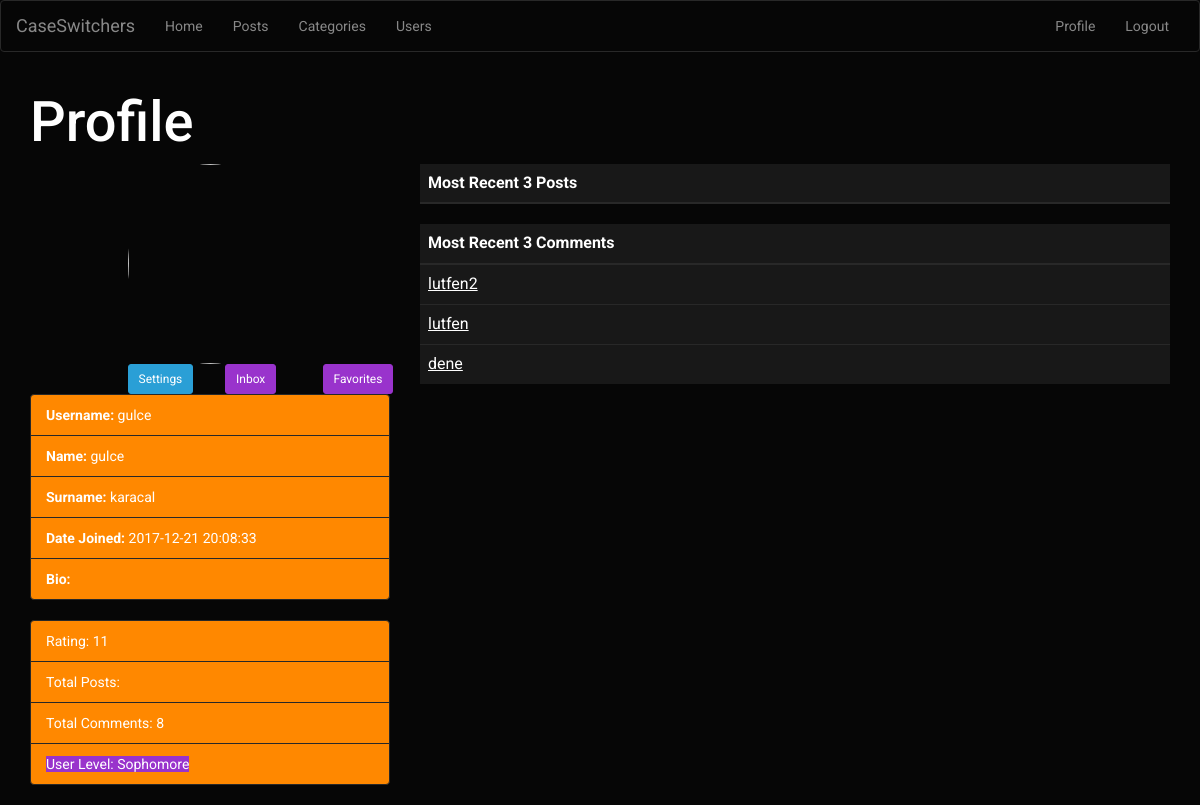
/profile.php?id=12 (signed in), run on the app's committed database.
### tables this page shows
CREATE TABLE `user` (
  `userID` int(11) NOT NULL,
  `username` varchar(45) NOT NULL,
  `password` varchar(45) NOT NULL,
  `name` varchar(45) DEFAULT NULL,
  `surname` varchar(45) DEFAULT NULL,
  `email` varchar(45) NOT NULL,
  `userlevel` varchar(45) NOT NULL,
  `date_of_registration` timestamp NOT NULL DEFAULT CURRENT_TIMESTAMP ON UPDATE CURRENT_TIMESTAMP,
  `avatarloc` varchar(45) DEFAULT NULL,
  `profile_info` tinytext
);

CREATE TABLE `owns` (
  `e_id` int(11) NOT NULL,
  `u_id` int(11) NOT NULL
);

CREATE TABLE `entry` (
  `entryID` int(11) NOT NULL,
  `creationdate` timestamp NOT NULL DEFAULT CURRENT_TIMESTAMP ON UPDATE CURRENT_TIMESTAMP,
  `content` mediumtext NOT NULL
);

### public_html/session.php (called while the page is built, shortened)
<?php
    include("connection.php");
    $user_check = $_SESSION['login_user'];
   $ses_sql = mysqli_query($db, "SELECT * FROM user WHERE username = '$user_check'");
   $row = mysqli_fetch_array($ses_sql, MYSQLI_ASSOC);
   $login_id = $row['userID'];
?>

### public_html/profile.php (the view, shortened to what this page needs)
<?php
    include("session.php");
    $userid = mysqli_real_escape_string($db,$_GET['id']);
    $sql = "SELECT * FROM user WHERE userID = '$userid'";
    $result = mysqli_query($db,$sql);
    $row = mysqli_fetch_array($result,MYSQLI_ASSOC);
    $userid = $row['userID'];
    $username = $row['username'];
    $name = $row['name'];
    $surname = $row['surname'];
    $dateofregistration = $row['date_of_registration'];
    $userlevel = $row['userlevel'];
    $avatarloc = $row["avatarloc"];
?>
<html>
<head>
    <link rel="stylesheet" href="assets/bootstrap/css/bootstrap.min.css">
    <link rel="stylesheet" href="assets/css/user.css">
</head>
<body>
    <nav class="navbar navbar-default">
        <div class="container-fluid">
            <div class="navbar-header">
                <a class="navbar-brand navbar-link" href="index.php">CaseSwitchers </a></div>
            <div class="collapse navbar-collapse" id="navcol-1">
                <ul class="nav navbar-nav">
                    <li role="presentation"><a href="index.php">Home </a></li>
                    <li role="presentation"><a href="posts.php">Posts </a></li>
                    <li role="presentation"><a href="categories.php">Categories </a></li>
                    <li role="presentation"><a href="users.php">Users </a></li>
                </ul>
                <ul class="nav navbar-nav navbar-right">
                    <?php
                        if(isset($_SESSION['login_user']))
                        {
                            echo '<li role="presentation"><a href="profile.php?id='.$login_id.'">Profile </a></li>';
                            echo '<li role="presentation"><a href="logout.php">Logout </a></li>';
                        }
                    ?>
                </ul>
            </div>
        </div>
    </nav>
    <div class="container">
        <div class="row">
            <div class="col-md-12">
                <h1>Profile </h1></div>
        </div>
    </div>
    <div class="container">
        <div class="row">
            <div class="col-md-4">
                <div class="row">
                    <div class="col-md-6 col-md-offset-3"><img class="img-circle img-responsive" src="assets/img/<?php echo $avatarloc; ?>" width="200" height="200"></div>
                </div>
                <div class="row">
                    <div class="col-sm-3">
                    </div>
                    <?php
                        if ( $login_id == $userid )
                        {
                            echo '<div class="col-sm-3">
                                    <a class="btn btn-primary btn-sm" type="button" href="profilesettings.php">Settings</a>
                                </div>
                                <div class="col-sm-3">
                                    <a class="btn btn-info btn-sm" type="button" href="inbox.php">Inbox</a>
                                </div>
                                <div class="col-sm-3">
                                    <a class="btn btn-info btn-sm" type="button" href="favorites.php">Favorites</a>
                                </div>';
                        }
                    ?>
                </div>
                <div class="row">
                    <div class="col-md-12">
                        <ul class="list-group">
                            <li class="list-group-item list-group-item-warning"><span><strong>Username:</strong>
                            <?php
                                echo $username;
                            ?></span></li>
                            <li class="list-group-item list-group-item-warning"><span><strong>Name: </strong><?php
                                echo $name;
                            ?></span></li>
                            <li class="list-group-item list-group-item-warning"><span><strong>Surname: </strong><?php
                                echo $surname;
                            ?></span></li>
                            <li class="list-group-item list-group-item-warning"><span><strong>Date Joined: </strong><?php
                                echo $dateofregistration;
                            ?></span></li>
                            <li class="list-group-item list-group-item-warning"><span><strong>Bio: </strong> <?php
                            ?></span></li>
                        </ul>
                    </div>
                </div>
                <div class="row">
                    <div class="col-md-12">
                        <ul class="list-group">
                            <li class="list-group-item list-group-item-warning"><span>Rating:
                                <?php
                                    $query2 = "SELECT * FROM Owns WHERE u_id = '$userid'";
                                    $result2 = $db->query($query2);
                                    $totalrating = 0;
                                    while ($row2 = mysqli_fetch_array($result2, MYSQLI_ASSOC)) {
                                        $entryid = $row2["e_id"];
                                        $query3 = "SELECT e_id, sum(rating) as entryrating FROM Rates WHERE e_id = '$entryid' GROUP BY e_id";
                                        $result3 = $db->query($query3);
                                        $row3 = $result3->fetch_assoc();
                                        $entryrating = $row3["entryrating"];
                                        $totalrating = $totalrating + (int)$entryrating;
                                    }
                                    echo $totalrating;
                                ?></span></li>
                            <li class="list-group-item list-group-item-warning"><span>Total Posts:
                            ?></span></li>
                            <li class="list-group-item list-group-item-warning"><span>Total Comments:
                            <?php
                                $query = "SELECT u_id, count(e_id) as commentcount FROM Owns, Comment WHERE e_id = commentID AND u_id = $userid GROUP BY u_id";
                                $result = $db->query($query);
                                $row = mysqli_fetch_array($result, MYSQLI_ASSOC);
                                $commentcount = $row["commentcount"];
                                echo $commentcount;
                            ?></span></li>
                            <li class="list-group-item list-group-item-warning"><span class="bg-info">User Level: <?php
                                echo $userlevel;
                            ?></span></li>
                        </ul>
                    </div>
                </div>
            </div>
            <div class="col-md-8">
                <div class="table-responsive">
                    <table class="table">
                        <thead>
                            <tr>
                                <th>Most Recent 3 Posts</th>
                            </tr>
                        </thead>
                    </table>
                </div>
                <div class="table-responsive">
                    <table class="table">
                        <thead>
                            <tr>
                                <th>Most Recent 3 Comments</th>
                            </tr>
                        </thead>
                        <tbody>
                        <?php
                            $query = "SELECT * FROM Owns, Entry, Comment WHERE u_id = $userid AND e_id = entryID AND commentID = entryID ORDER BY creationdate DESC LIMIT 3";
                            $result = $db->query($query);
                            while($row = mysqli_fetch_array($result, MYSQLI_ASSOC))
                            {
                                $commentcontent = $row["content"];
                                $commentid = $row["e_id"];
                                $subcommentid = $row["e_id"];
                                $query2 = "SELECT * FROM PostComments WHERE c_id = $commentid";
                                $result2 = $db->query($query2);
                                if( mysqli_num_rows($result2)==0 )
                                {
                                    $query3 = "SELECT * FROM SubComments WHERE subcomment_id = $commentid";
                                    $result3 = $db->query($query3);
                                    if(mysqli_num_rows($result3) == 0)
                                    {
                                        goto done;
                                    }
                                    else
                                    {
                                        $row = mysqli_fetch_array($result3, MYSQLI_ASSOC);
                                        $commentid = $row["comment_id"];
                                    }
                                }
                                $row2 = mysqli_fetch_array($result2, MYSQLI_ASSOC);
                                $linkedpost = $row2["p_id"];
                                echo '<tr><td><a href="showpost.php?id='.$linkedpost.'#'.$subcommentid.'">'.$commentcontent.'</a></td></tr>';
                            }
                        ?>
                        </tbody>
                    </table>
                </div>
            </div>
        </div>
    </div>
</body>
</html>

### data on the page
user: username "gulce", name "gulce", surname "karacal", date_of_registration "2017-12-21 20:08:33", userlevel "Sophomore"
owns: e.content "lutfen2"
owns: e.content "lutfen"
owns: e.content "dene"

### other printed values
$totalrating "11"
$commentcount "8"
